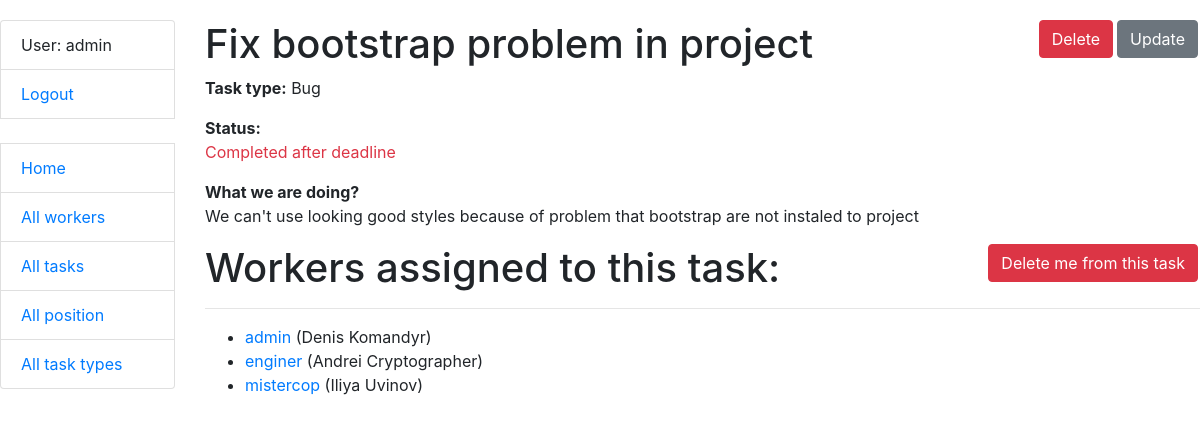
Before: /tasks/4/ (signed in) with the older database file.
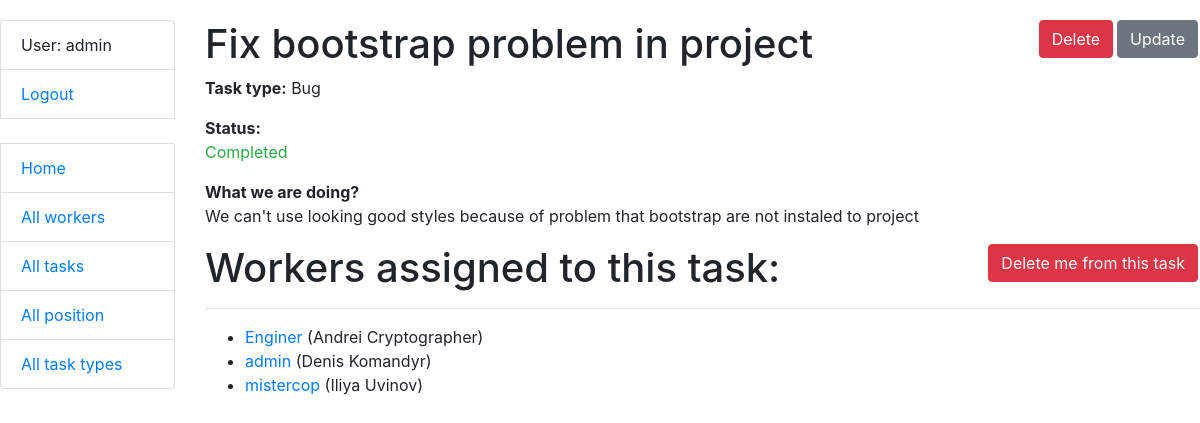
After: the same page with the newer database file.
### tasks/models.py (models this page shows, shortened)
class Worker(AbstractUser):
    position = models.ForeignKey(Position, on_delete=models.CASCADE, default=1)
    class Meta:
        ordering = ["username"]
    def get_absolute_url(self):
        return reverse("tasks:worker-detail", kwargs={"pk": self.pk})

class Task(models.Model):
    PRIORITY_CHOICES = (
        ("Urgent", "1"),
        ("High", "2"),
        ("Medium", "3"),
        ("Low", "4"),
        ("Optional", "Optional"),
    )
    name = models.CharField(max_length=255)
    description = models.TextField()
    deadline = models.DateField(null=True, blank=True)
    is_completed = models.BooleanField(default=False)
    priority = models.CharField(max_length=255, choices=PRIORITY_CHOICES, default="4")
    task_type = models.ForeignKey(TaskType, on_delete=models.CASCADE)
    assignees = models.ManyToManyField(AUTH_USER_MODEL, related_name="tasks", blank=True)
    class Meta:
        ordering = ["deadline"]
    def check_deadline(self):
        return self.deadline >= datetime.now().date()

class TaskType(models.Model):
    name = models.CharField(max_length=255, unique=True)
    class Meta:
        ordering = ["name"]
    def __str__(self) -> str:
        return self.name

### tasks/views.py (the view)
# urls.py: path("tasks/<int:pk>/", TaskDetailView.as_view(), name="task-detail"),
class TaskDetailView(LoginRequiredMixin, generic.DetailView):
    model = Task
    queryset = Task.objects.prefetch_related("assignees")

### templates/tasks/task_detail.html (shortened to what this page needs)
{% extends "base.html" %}
{% load crispy_forms_filters %}
{% block content %}
  <h1>
    {{ task.name }}
    <a href="{% url 'tasks:task-update' pk=task.id %}" class="btn btn-secondary link-to-page">
      Update
    </a>
    <a href="{% url 'tasks:task-delete' pk=task.id %}"  class="btn btn-danger link-to-page">
      Delete
    </a>
  </h1>
  <p>
    <strong>Task type:</strong>
    {{ task.task_type }}</p>
  <div>
    <strong>Status:</strong>
    {% if task.is_completed %}
      {% if task.check_deadline %}
        <p class="text-success">Completed</p>
      {% else %}
        <p class="text-danger">Completed after deadline</p>
      {% endif %}
    {% else %}
      {% if task.check_deadline %}
        <p>In progress</p>
      {% else %}
        <p class="text-danger">In progress (skipped deadline)</p>
      {% endif %}
    {% endif %}
  </div>
  <div>
    <strong>What we are doing?</strong>
    <p>{{ task.description }}</p>
  </div>
  <h1>
    Workers assigned to this task:
    {% if task in user.tasks.all %}
      <a href="{% url 'tasks:task-assign' pk=task.id %}" class="btn btn-danger link-to-page">
        Delete me from this task
      </a>
    {% else %}
      <a href="{% url 'tasks:task-assign' pk=task.id %}" class="btn btn-success link-to-page">
        Assign me from this task
      </a>
    {% endif %}
  </h1>
  <hr>
  <ul>
    {% for worker in task.assignees.all %}
      <li><a href="{{ worker.get_absolute_url }}">{{ worker.username }}</a> ({{ worker.first_name }} {{ worker.last_name }})</li>
    {% endfor %}
  </ul>
{% endblock %}

### templates/base.html (shortened to what this page needs)
<!DOCTYPE html>
<html lang="en">
<head>
  <link rel="stylesheet"
        href="https://cdn.jsdelivr.net/npm/bootstrap@4.5.3/dist/css/bootstrap.min.css"
>
  {% load static %}
    <link rel="stylesheet" href="{% static 'styles.css' %}">
</head>
<body>
<div>
    <div class="row">
        <div class="col-sm-2">
            {% block sidebar %}
                {% include "includes/sidebar.html" %}
            {% endblock %}
        </div>
        <div class="col-sm-10 ">
            {% block content %}
            {% endblock %}
        </div>
    </div>
</div>
</body>
</html>

### templates/includes/sidebar.html
<ul class="sidebar-nav list-group">
  {% if user.is_authenticated %}
    <li class="list-group-item">User: {{ user.get_username }}</li>
    <li class="list-group-item"><a href="{% url 'logout'%}?next={{request.path}}">Logout</a></li>
  {% else %}
    <li class="list-group-item"><a href="{% url 'login'%}?next={{request.path}}">Login</a></li>
  {% endif %}
  <br>
  <li class="list-group-item"><a href="{% url 'tasks:home' %}">Home</a></li>
  <li class="list-group-item"><a href="{% url 'tasks:worker-list' %}">All workers</a></li>
  <li class="list-group-item"><a href="{% url 'tasks:task-list' %}">All tasks</a></li>
  <li class="list-group-item"><a href="{% url 'tasks:position-list' %}">All position</a></li>
  <li class="list-group-item"><a href="{% url 'tasks:task-type-list' %}">All task types</a></li>
</ul>

### templates/includes/pagination.html (shortened to what this page needs)
{% load query_transform %}

### static/styles.css (style rules this page uses)
body { margin-top: 20px; }
.link-to-page { float: right; margin: 0 2px 0 2px; }

Changed rows visible on the page:
changed Task "Fix bootstrap problem in project": deadline "2023-11-22" → "2023-11-25" (drawn)
changed Worker "Andrei": username "enginer" → "Enginer"; moves up the list
Other visible differences:
text no longer shown: "Completed after deadline"
text now shown: "Completed"
